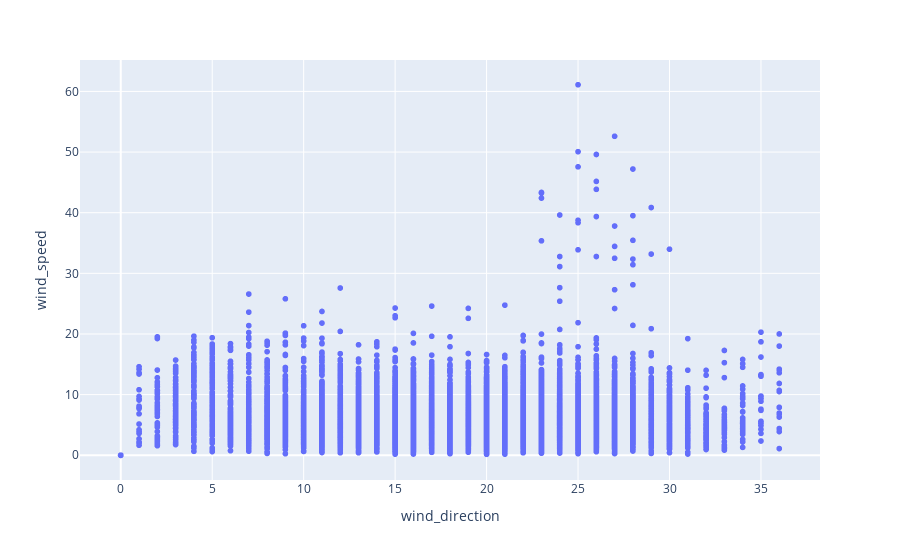

The notebook cell saved with this chart:
### Code cell
px.scatter(weather_df,'wind_direction','wind_speed')

### Figure 1 — Plotly figure (JSON) as saved in the notebook; plotly's stock layout.template omitted (floating-point values rounded to 4 significant figures; data arrays with more than 128 entries replaced by an {"elided": "..."} marker saying what was removed)
{"data": [{"hovertemplate": "wind_direction=%{x}<br>wind_speed=%{y}<extra></extra>", "legendgroup": "", "marker": {"color": "#636efa", "symbol": "circle"}, "mode": "markers", "name": "", "showlegend": false, "type": "scattergl", "x": {"elided": "16743 int values"}, "xaxis": "x", "y": {"elided": "16743 float values"}, "yaxis": "y"}], "layout": {"legend": {"tracegroupgap": 0}, "margin": {"t": 60}, "xaxis": {"anchor": "y", "domain": [0, 1], "title": {"text": "wind_direction"}}, "yaxis": {"anchor": "x", "domain": [0, 1], "title": {"text": "wind_speed"}}}}
